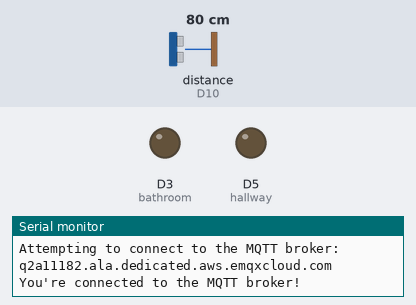
This sketch was run on a simulated Arduino MKR. Parts: output pins drawn as LEDs (lit = HIGH), the last lines printed to the serial monitor. The inputs (shaded band) are chosen by the test bench; at power-on: distance to the obstacle (sensor on D10) 80 cm. The echo pulse lasts 58.3 µs per cm; WiFi joins after 1.5 s; servers stay silent unless stated; no MQTT or app messages arrive unless stated; not simulated (calls return 0 or success): secrets.h.

Above: at 5.8 s.
At 15.2 s:
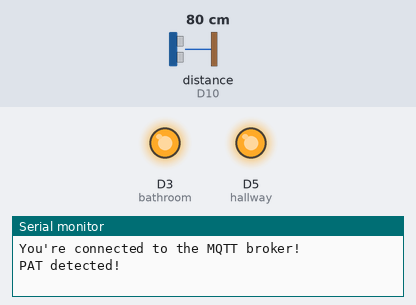
Timing chart, 0 to 27.7 s (numbered marks = the images above):
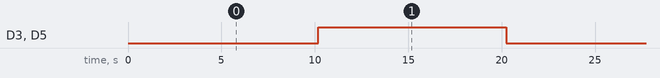

The sketch:

sketch_apr6a.ino
```cpp
#include <ArduinoMqttClient.h>
#include <NewPing.h>
#include <Arduino.h>
#include <Vector.h>
#include <WiFiNINA.h>
#include "secrets.h"

#define TRIGGER_PIN  9  // Arduino pin tied to trigger pin on the ultrasonic sensor.
#define ECHO_PIN     10  // Arduino pin tied to echo pin on the ultrasonic sensor.
#define MAX_DISTANCE 150 // Maximum distance we want to ping for (in centimeters). Maximum sensor distance is rated at 400-500cm.

//wifi stuff
char ssid[] = SECRET_SSID;
char pass[] = SECRET_PASS;

WiFiClient wifiClient;
MqttClient mqttClient(wifiClient);

const char broker[] = "q2a11182.ala.dedicated.aws.emqxcloud.com";
int        port     = 1883;
const char wave_topic[]  = "/wave_topic";
const char pat_topic[]  = "/pat_topic";
const char username[] = "arduinouser";
const char password[] = "password";

//.push_back() is essentially append()
//.remove() for removing first element
//.assign() for start with vals

const int ELEMENT_COUNT_MAX = 10; //for every 200ms to 2 seconds = 10
typedef Vector<int> Elements;
int first_element = 0;
int storage_array[ELEMENT_COUNT_MAX];
Elements vector;

NewPing sonar(TRIGGER_PIN, ECHO_PIN, MAX_DISTANCE); // NewPing setup of pins and maximum distance.
unsigned int sonar_distance = 0;

unsigned long lastGestureTime = 0;
const int GESTURE_COOLDOWN = 10000; //10 sec

const int bathroom = 3;
const int hallway = 5;

bool lightsOn = false;

int count = 0;

void setup() {
  Serial.begin(115200); // Open serial monitor at 115200 baud to see ping results.
  while (!Serial) {
    ;
  }
  pinMode(bathroom, OUTPUT);
  pinMode(hallway, OUTPUT);
  createVector(); //make actual vector
  // attempt to connect to Wifi network:
  Serial.print("Attempting to connect to WPA SSID: ");
  Serial.println(ssid);
  while (WiFi.begin(ssid, pass) != WL_CONNECTED) {
    // failed, retry
    Serial.print(".");
    delay(5000);
  }

  Serial.println("You're connected to the network");
  Serial.println();

  Serial.print("Attempting to connect to the MQTT broker: ");
  Serial.println(broker);

  mqttClient.setId("owenarduinomqttaccount");

  mqttClient.setUsernamePassword(username, password);

  if (!mqttClient.connect(broker, port)) {
    Serial.print("MQTT connection failed! Error code = ");
    Serial.println(mqttClient.connectError());

    while (1);
  }

  Serial.println("You're connected to the MQTT broker!");
  Serial.println();
}

void loop() {
  mqttClient.poll();

  pingSonar();
  popAndPush();
  //printVector(vector);
  unsigned long currentTime = millis();

  if (currentTime - lastGestureTime > GESTURE_COOLDOWN) {
    int wave = handWave();
    int pat  = handPat();

    if (wave == 1) {
      count++;
      Serial.println("Wave detected!");
      lightsOn = !lightsOn;
      updateLights();
      lastGestureTime = millis();

      //MQTT publish
      mqttClient.beginMessage(wave_topic);
      mqttClient.println("wave");
      mqttClient.print("Lights: ");
      mqttClient.println(lightsOn ? "on" : "off");
      mqttClient.println(count);
      mqttClient.endMessage();
      Serial.println();
    }
    else if (pat == 1) {
      count++;
      Serial.println("PAT detected!");
      lightsOn = !lightsOn;

      updateLights();
      lastGestureTime = millis();

      //MQTT publish
      mqttClient.beginMessage(pat_topic);
      mqttClient.println("pat");
      mqttClient.print("Lights: ");
      mqttClient.println(lightsOn ? "on" : "off");
      mqttClient.println(count);
      mqttClient.endMessage();
      Serial.println();
    }
  }

  delay(200);
}

int handWave() {
  int transitions = 0;

  int lastState = 0;
  if (vector[0] > 5) {
    lastState = 1;
  }

  for (int i = 1; i < vector.size(); i++) {
    int currentState = 0;
    if (vector[i] > 5) {
      currentState = 1;
    }

    if (currentState != lastState) {
      transitions++;
    }

    lastState = currentState;
  }

  if (transitions >= 5) {
    return 1;
  }
  return 0;
}

int handPat() {
  int size = vector.size();
  if (size < 3) {
    return 0;
  }

  int middle = size / 2;

  int peak = vector[middle];
  if (peak == 0) return 0;

  //left
  for (int i = 0; i < middle - 1; i++) {
    if (vector[i] > vector[i + 1]) {
      return 0;
    }
  }

  //right
  for (int i = middle; i < size - 1; i++) {
    if (vector[i] < vector[i + 1]) {
      return 0;
    }
  }

  return 1;
}

void updateLights() {
  digitalWrite(bathroom, lightsOn ? HIGH : LOW);
  digitalWrite(hallway, lightsOn ? HIGH : LOW);
}

void popAndPush() {
  vector.remove(first_element);
  vector.push_back(sonar_distance);
  //printVector(vector);
}

void pingSonar() {
  //Serial.print("Ping: ");
  sonar_distance = sonar.ping_cm();
  //Serial.print(sonar_distance); // Send ping, get distance in cm and print result (0 = outside set distance range)
  //Serial.println("cm");
}

void createVector() {
  vector.setStorage(storage_array);
  vector.assign(ELEMENT_COUNT_MAX, 1);
  printVector(vector);
}

//use for testing
void printVector(const Elements &vector) {
  Serial.print("[");
  for (size_t i = 0; i < vector.size(); ++i) {
    if (i != 0) {
      Serial.print(",");
    }
    Serial.print(vector[i]);
  }
  Serial.println("]");
}
```

Measured:
- by itself, D3 (bathroom), D5 (hallway): alternates HIGH for 10.1 s and LOW for 10.1 s
